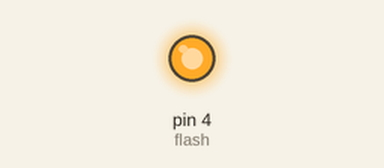
Recording of a program running on a simulated MicroPython board. On the bench: output pins drawn as LEDs (lit = HIGH). What the program prints to the serial console is not drawn. At 3.6 s the program stops and its outputs stay as they are.

Above: at 1.12 s.
At 3.5 s:
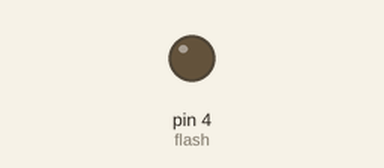
Timing chart, 0 to 5.0 s (numbered marks = the images above):
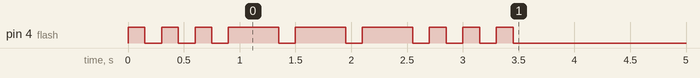

Measured:
- by itself, pin 4 (flash): LOW → HIGH at 0.00 s, → LOW 0.15 s later, → HIGH 0.15 s later, → LOW 0.15 s later, … (18 changes in this stretch)

The program:

p7_sos.py
```python
from machine import Pin
import time

flash = Pin(4, Pin.OUT, value=0)

UNIT = 150
SOS = [1, 1, 1, 3, 3, 3, 1, 1, 1]

def send_morse(pin_obj, signals, unit):
    for s in signals:
        pin_obj.value(1)
        time.sleep_ms(s * unit)
        pin_obj.value(0)
        time.sleep_ms(unit)

send_morse(flash, SOS, UNIT)
print("SOS 전송완료")
```
